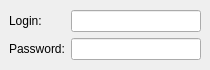
<ui version="4.0" >
 <author></author>
 <comment></comment>
 <exportmacro></exportmacro>
 <class>AIMICQSettings</class>
 <widget class="QWidget" name="AIMICQSettings" >
  <property name="geometry" >
   <rect>
    <x>0</x>
    <y>0</y>
    <width>210</width>
    <height>70</height>
   </rect>
  </property>
  <property name="windowTitle" >
   <string>WengoPhone - AIM/ICQ Settings</string>
  </property>
  <layout class="QGridLayout" >
   <property name="margin" >
    <number>9</number>
   </property>
   <property name="spacing" >
    <number>6</number>
   </property>
   <item row="0" column="0" >
    <layout class="QGridLayout" >
     <property name="margin" >
      <number>0</number>
     </property>
     <property name="spacing" >
      <number>6</number>
     </property>
     <item row="1" column="0" >
      <widget class="QLabel" name="passwordLabel" >
       <property name="text" >
        <string>Password:</string>
       </property>
      </widget>
     </item>
     <item row="1" column="1" >
      <widget class="QLineEdit" name="passwordLineEdit" />
     </item>
     <item row="0" column="1" >
      <widget class="QLineEdit" name="loginLineEdit" />
     </item>
     <item row="0" column="0" >
      <widget class="QLabel" name="loginLabel" >
       <property name="text" >
        <string>Login:</string>
       </property>
      </widget>
     </item>
    </layout>
   </item>
  </layout>
 </widget>
 <pixmapfunction></pixmapfunction>
 <resources/>
 <connections/>
</ui>
